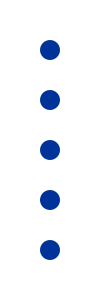
Frame 1 (no input)
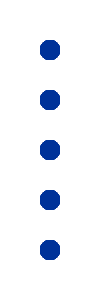
Frame 60 (the mouse pressed at the canvas centre just before this capture)
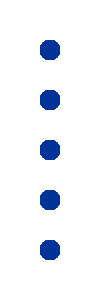
Frame 120 (the mouse held since frame 60 and released just before this capture)

The Processing sketch that drew these frames (run headless with seeded random() and noise(); from frame 60 on, the mouse is pressed at the canvas centre):

// Processing sketch: fp_pg_q_04_09
// ── fp_pg_q_04_09.pde
// 問題 4.9 変数を用いて 100 画素 ×300 画素の領域に直径 20 画素の円を下から 5 個縦に並べて描画せよ．
void setup() {
  size(100, 300);
  background(255, 255, 255);
}

void draw() {
  int w = 20;
  int h = 20;
  float x = 50;
  float interval = 300 / 6;
  noStroke();
  fill(0, 51, 153);
  for(float y = height - interval; interval <= y; y-=interval){
    ellipse(x, y, w, h);
  }
}
